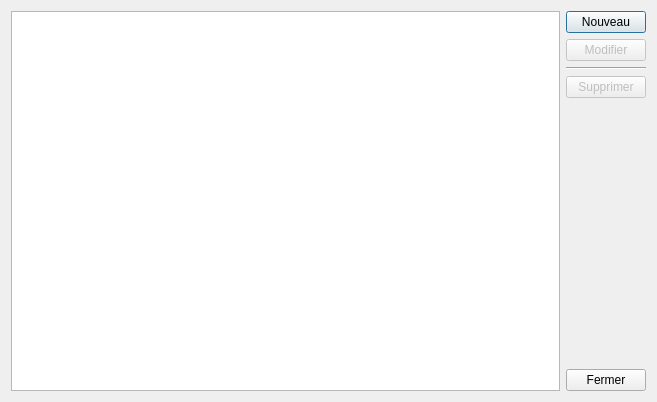
<?xml version="1.0" encoding="UTF-8"?>
<ui version="4.0">
 <class>Dialog</class>
 <widget class="QDialog" name="Dialog">
  <property name="geometry">
   <rect>
    <x>0</x>
    <y>0</y>
    <width>657</width>
    <height>402</height>
   </rect>
  </property>
  <property name="windowTitle">
   <string>Gestion des Groupes</string>
  </property>
  <property name="windowIcon">
   <iconset resource="../icons.qrc">
    <normaloff>:/users/icone/group.png</normaloff>:/users/icone/group.png</iconset>
  </property>
  <layout class="QHBoxLayout" name="horizontalLayout">
   <item>
    <widget class="QTableWidget" name="tableWidget">
     <property name="editTriggers">
      <set>QAbstractItemView::NoEditTriggers</set>
     </property>
     <property name="alternatingRowColors">
      <bool>true</bool>
     </property>
     <property name="selectionMode">
      <enum>QAbstractItemView::SingleSelection</enum>
     </property>
     <property name="selectionBehavior">
      <enum>QAbstractItemView::SelectRows</enum>
     </property>
     <attribute name="verticalHeaderVisible">
      <bool>false</bool>
     </attribute>
    </widget>
   </item>
   <item>
    <layout class="QVBoxLayout" name="verticalLayout">
     <item>
      <widget class="QPushButton" name="pushButtonNouveau">
       <property name="text">
        <string>Nouveau</string>
       </property>
       <property name="icon">
        <iconset resource="../icons.qrc">
         <normaloff>:/std/icone/if_plus_circle_12296.png</normaloff>:/std/icone/if_plus_circle_12296.png</iconset>
       </property>
      </widget>
     </item>
     <item>
      <widget class="QPushButton" name="pushButtonModifier">
       <property name="enabled">
        <bool>false</bool>
       </property>
       <property name="text">
        <string>Modifier</string>
       </property>
       <property name="icon">
        <iconset resource="../icons.qrc">
         <normaloff>:/std/icone/if_pencil_14623.png</normaloff>:/std/icone/if_pencil_14623.png</iconset>
       </property>
      </widget>
     </item>
     <item>
      <widget class="Line" name="line">
       <property name="orientation">
        <enum>Qt::Horizontal</enum>
       </property>
      </widget>
     </item>
     <item>
      <widget class="QPushButton" name="pushButtonSupprimer">
       <property name="enabled">
        <bool>false</bool>
       </property>
       <property name="text">
        <string>Supprimer</string>
       </property>
       <property name="icon">
        <iconset resource="../icons.qrc">
         <normaloff>:/std/icone/if_minus_10199.png</normaloff>:/std/icone/if_minus_10199.png</iconset>
       </property>
      </widget>
     </item>
     <item>
      <spacer name="verticalSpacer">
       <property name="orientation">
        <enum>Qt::Vertical</enum>
       </property>
       <property name="sizeHint" stdset="0">
        <size>
         <width>20</width>
         <height>40</height>
        </size>
       </property>
      </spacer>
     </item>
     <item>
      <widget class="QPushButton" name="pushButtonFermer">
       <property name="text">
        <string>Fermer</string>
       </property>
      </widget>
     </item>
    </layout>
   </item>
  </layout>
 </widget>
 <resources>
  <include location="../icons.qrc"/>
 </resources>
 <connections/>
</ui>
